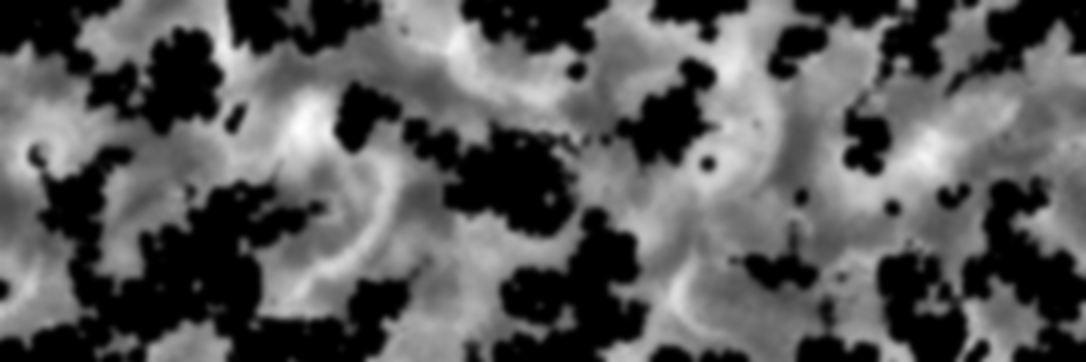
#> input picture assets/ringworld/ring_band_height.png, 2172 x 724 px (shown at 1/2 size)
$ python bake-ring-terrain.py
#> lines starting #> are read from the running program, lines starting #| are printed output that depends on the picture
"""Bake a coherent 4K height/normal/albedo atlas with hydraulic sediment transport.

Requires numpy, numba and Pillow. No run-time erosion or material generation.
Source coastlines and water colours are retained from the authored ring asset.
"""
from pathlib import Path
import gzip, hashlib, io, json, math, struct
import numpy as np
from numba import njit
from PIL import Image

ROOT=Path(__file__).resolve().parents[1]
ASSETS=ROOT/'assets/ringworld'
W,H=4344,1448
HEIGHT_METERS=85.0
TILE_METERS=2*math.pi*5000/8
WIDTH_METERS=966.0

def image_array(path):
    image=Image.open(path)
#> image is the input picture: PIL image 2172x724 I;16; min 0, max 65021, mean 22810.5
    data=np.asarray(image,dtype=np.float32)
    return data/(65535 if image.mode.startswith('I;16') or data.max()>255 else 255)

source=image_array(ASSETS/'ring_band_height.png')
base=np.asarray(Image.fromarray(source).resize((W,H),Image.Resampling.BICUBIC),dtype=np.float32).copy()
mask=np.asarray(Image.open(ASSETS/'ringworldlandmask.png').convert('L').resize((W,H),Image.Resampling.BILINEAR),dtype=np.float32)/255
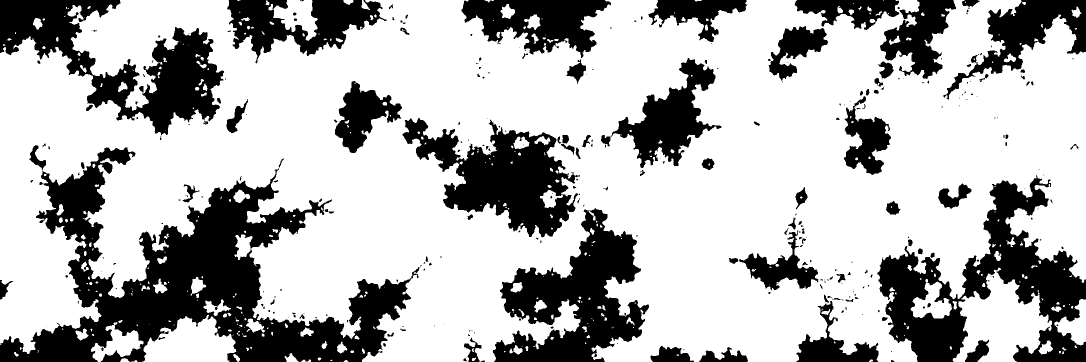
#> input picture assets/ringworld/ringworldlandmask.png, 2172 x 724 px (shown at 1/2 size)
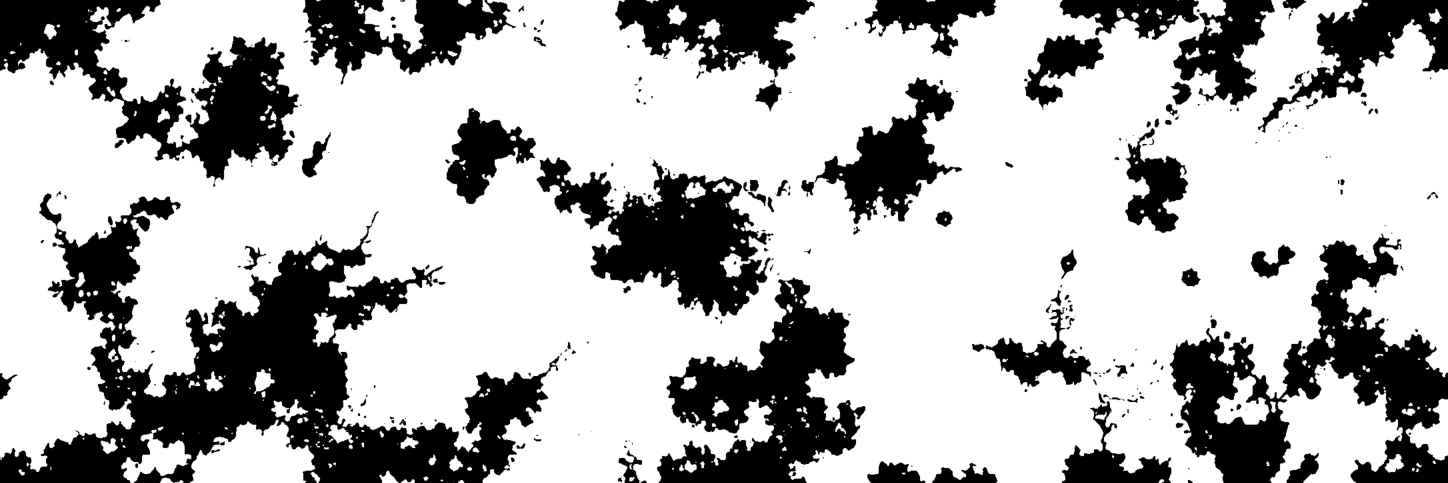
#> mask: shape (1448, 4344) float32 (shown at 1/3 size); min 0, max 1, mean 0.706

@njit
def hash2(x,y,salt):
#> (the run stopped early here; a loop or call above may not have finished)
